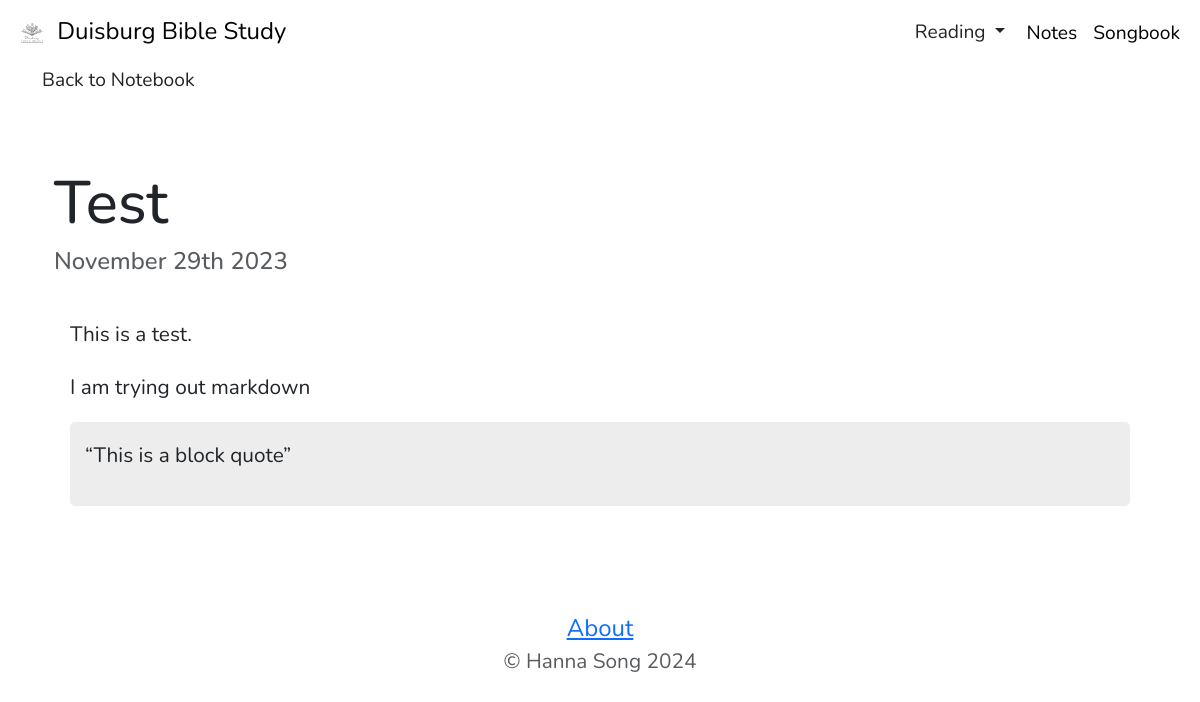
The app's page /notes/test291123, older data.
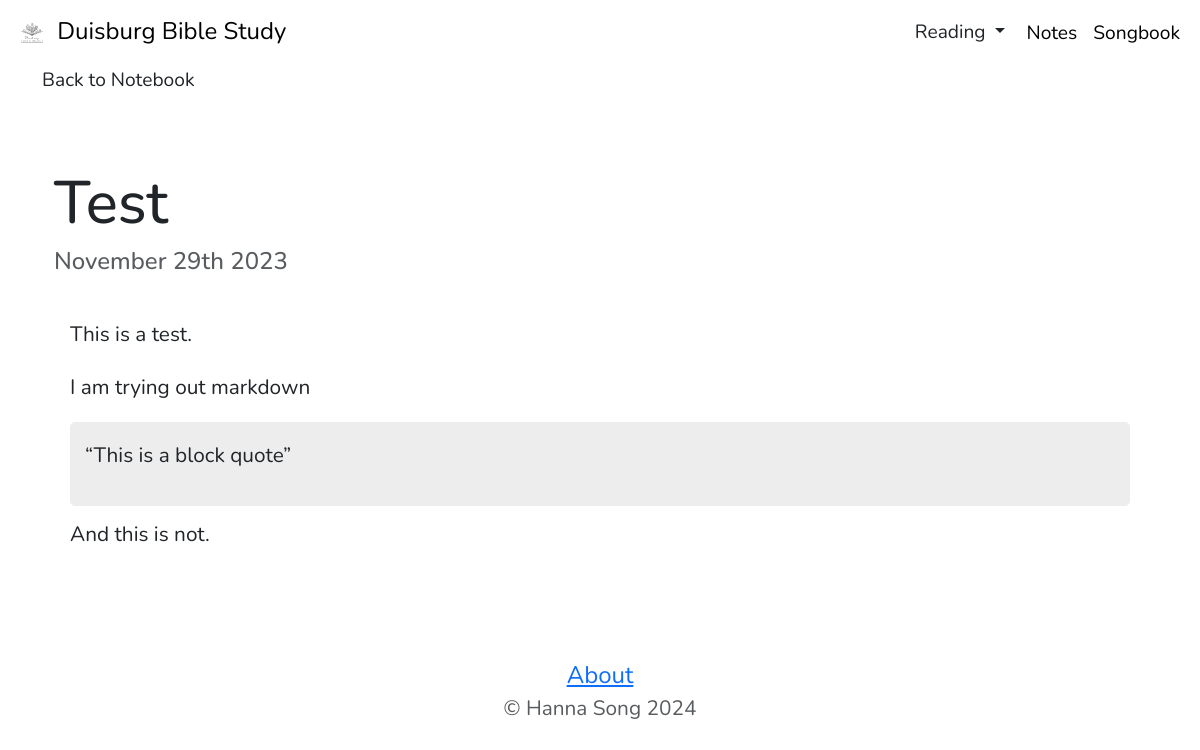
The same page, newer data.
### note/models.py (models this page shows, shortened)
class Note(models.Model):
    title = models.CharField(max_length=100, blank=True)
    date = models.DateField()
    meeting = models.CharField(max_length=100)
    author = models.CharField(max_length=50)
    body = models.TextField()
    slug = models.SlugField(default="", null=False)

### note/views.py (the view)
# urls.py: path('<slug:slug>', views.detail, name='detail')
def detail(request, slug):
    note = get_object_or_404(Note, slug=slug)
    return render(request, 'note/detail.html', {'note': note})

### mysite/templatetags/markdown_extras.py (called while the page is built)
@register.filter()
@stringfilter
def markdown(value):
    return md.markdown(value, extensions=['markdown.extensions.fenced_code'])

### note/templates/note/detail.html
{% extends 'mysite/base.html' %}
{% load markdown_extras %}
{% load static %}
{% block content %}
<div class="container">
    <a class="nav-link" href="{% url 'note:allnotes' %}" style="font-size: 1.2em;">Back to Notebook</a>
</div>
<div class="container p-4">
    <h1 class="mt-5">{{ note.title }}</h1>
    <h6 class="text-muted">{{ note.date|date:'F jS Y'}}</h6>
        <div class="para col-12 col-xxl-11 px-3 py-3">
            <p>{{ note.body|markdown|safe }}</p>
        </div>
</div>
{% endblock %}

Row changes from the older to the newer data that the page shows:
changed Note "Test": body "This is a test. I am trying out markdown This is a block quote" → "This is a test. I am trying out markdown This is a block quote And this is not."
